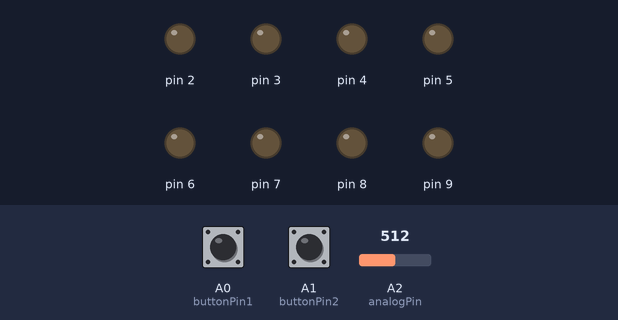
Bench run of a sketch on a simulated Arduino Uno, built with avr-gcc and run on an emulated ATmega328P. Parts: output pins drawn as LEDs (lit = HIGH). Dashed ring = blinking. Inputs (shaded band) come from the test bench; at power-on: A0 (buttonPin1) HIGH, A1 (buttonPin2) HIGH, A2 (analogPin) = 512.

Above: at 1.2 s.
1.3 s: A0 (buttonPin1) pulled LOW for 0.15 s
At 4.2 s:
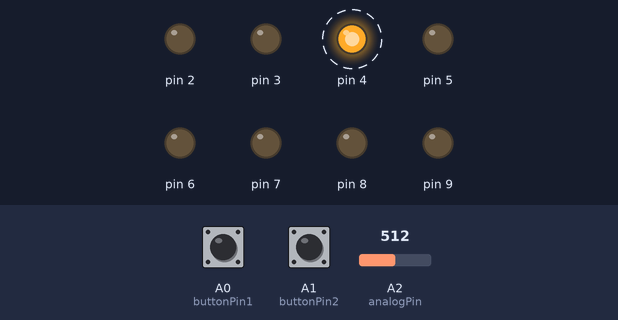
4.3 s: A1 (buttonPin2) pulled LOW for 3.2 s
At 7.3 s:
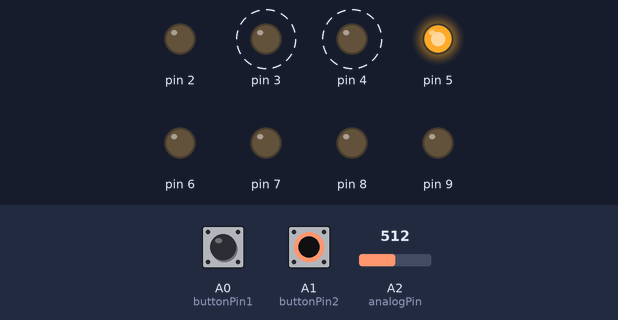
9.0 s: A1 (buttonPin2) pulled LOW for 1 s
At 12.9 s:
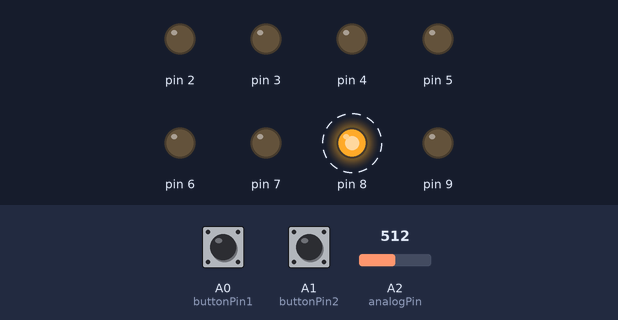
13.0 s: A0 (buttonPin1) pulled LOW for 1 s
At 15.0 s:
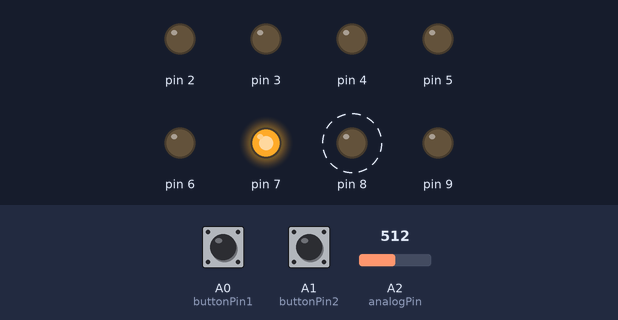
Timing chart, 0 to 19.1 s (numbered marks = the images above; inputs shaded):
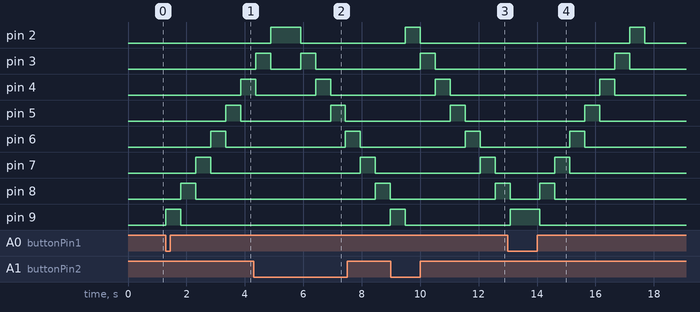

Measured:
- after the input at 1.3 s, pin 4: LOW → HIGH after 2.6 s; pin 5: LOW → HIGH after 2.0 s, → LOW 0.51 s later; pin 6: LOW → HIGH after 1.5 s, → LOW 0.51 s later; pin 7: LOW → HIGH after 1.0 s, → LOW 0.51 s later; pin 8: LOW → HIGH after 0.51 s, → LOW 0.51 s later
- after the input at 4.3 s, pin 5: LOW → HIGH after 2.6 s, → LOW 0.51 s later; pin 6: LOW → HIGH after 3.1 s, → LOW 0.51 s later; pin 7: LOW → HIGH after 3.7 s, → LOW 0.51 s later; pin 8: LOW → HIGH after 4.2 s, → LOW 0.51 s later; pin 9: LOW → HIGH after 4.7 s
- after the input at 9.0 s, pin 2: LOW → HIGH after 0.49 s, → LOW 0.51 s later; pin 3: LOW → HIGH after 1.0 s, → LOW 0.51 s later; pin 4: LOW → HIGH after 1.5 s, → LOW 0.51 s later; pin 5: LOW → HIGH after 2.0 s, → LOW 0.51 s later; pin 6: LOW → HIGH after 2.5 s, → LOW 0.51 s later
- after the input at 13.0 s, pin 2: LOW → HIGH after 4.2 s, → LOW 0.51 s later; pin 3: LOW → HIGH after 3.7 s, → LOW 0.51 s later; pin 4: LOW → HIGH after 3.1 s, → LOW 0.51 s later; pin 5: LOW → HIGH after 2.6 s, → LOW 0.51 s later; pin 6: LOW → HIGH after 2.1 s, → LOW 0.51 s later
- by itself, pin 3: alternates HIGH for 0.51 s and LOW for 1.0 s, 4 changes in all, then stays LOW

The sketch:

Lab1exercise3.ino
```cpp
int buttonPin1 = A0;
int buttonPin2 = A1;
int analogPin  = A2;

int buttonState1 ;
int buttonState2 ;
int val = 0;

void setup()
{
  DDRD = 0b11111100;
  DDRB = 0b000011;

   pinMode(buttonPin1, INPUT_PULLUP);
   pinMode(buttonPin2, INPUT_PULLUP);
 }

void loop()
{
 val = analogRead(analogPin);
 buttonState1 = digitalRead(buttonPin1);
 buttonState2 = digitalRead(buttonPin2);
 int i;
 int j;
 if (buttonState2 == 0) {
  PORTD = 0b00000100;
  for(i=0;i<6;i++)
  {

   delay(val);
    PORTD = PORTD << 1;
  }
  PORTB = 0b000001;
  for(j=0;j<2;j++)
  {
    delay(val);
    PORTB = PORTB << 1;

  }
 }
if (buttonState1 == 0) {
  PORTB = 0b000010;
  for(j=0;j<2;j++)
  {
    delay(val);
    PORTB = PORTB >> 1;

  }
  PORTD = 0b10000000;
  for(i=0;i<6;i++)
  {

   delay(val);
    PORTD = PORTD >> 1;
  }
 }
}
```
